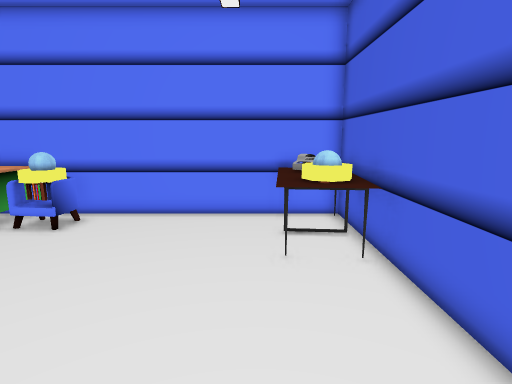
view 1 (above)

12 first-person views from a walk through a 3-D level made in the Unity game engine. The camera is 1.5 m above the floor, tilts 10° down and sees 80° across. The floor is counted in squares, 0.5 m on a side. Each view is taken from the middle of a square. On the plan, view 1 faces up. The plan holds only what a view shows up to about 20 squares ahead; the rest is blank. The place goes on beyond the plan. The player is left out. Some surface patterns are stand-ins.

view 2
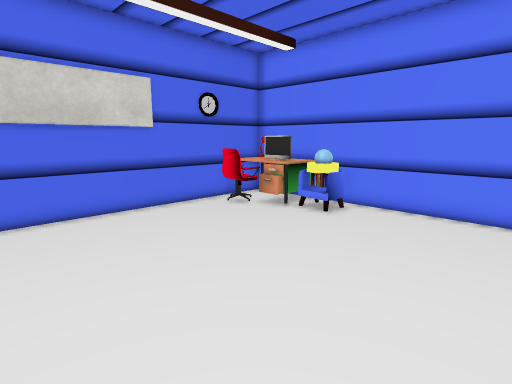

view 3
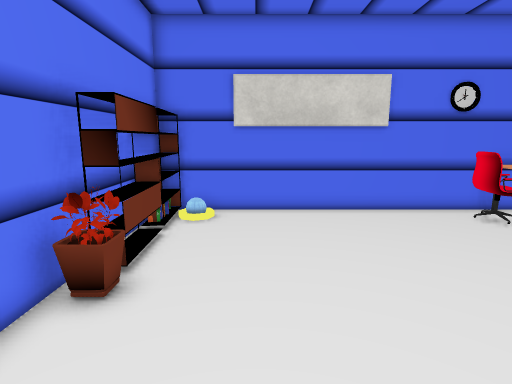

view 4
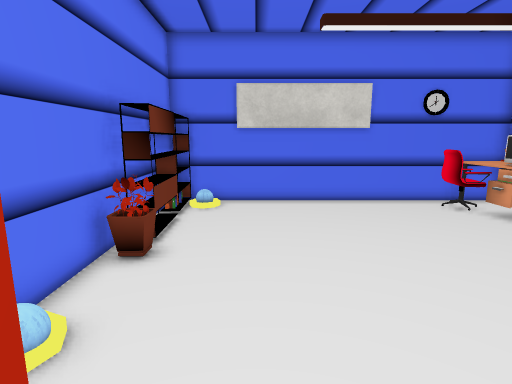

view 5
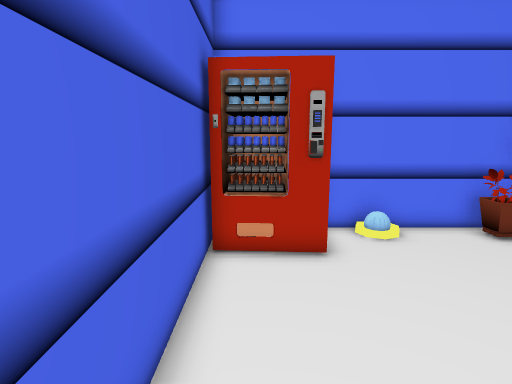

view 6
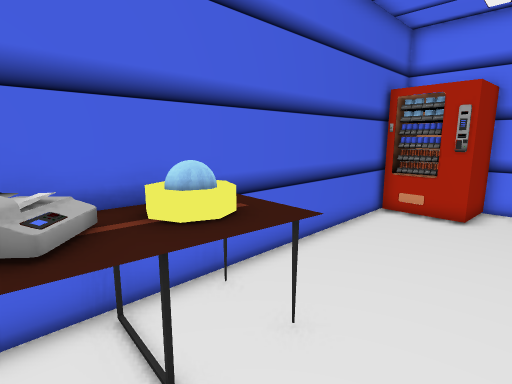

view 7
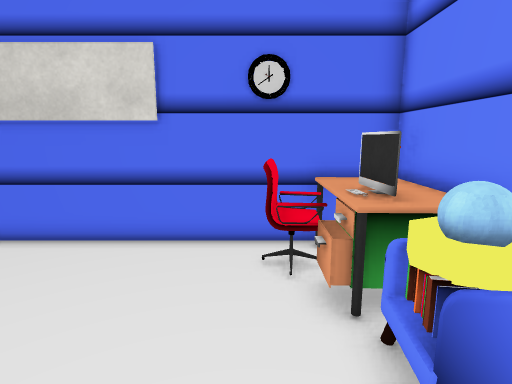

view 8
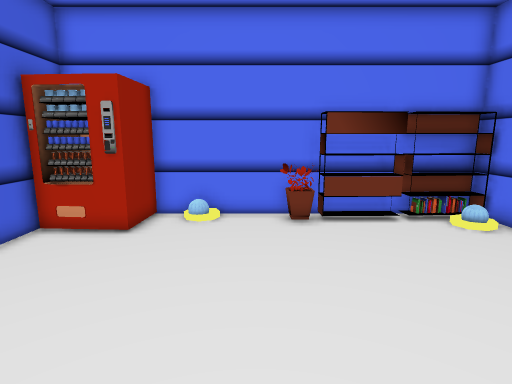

view 9
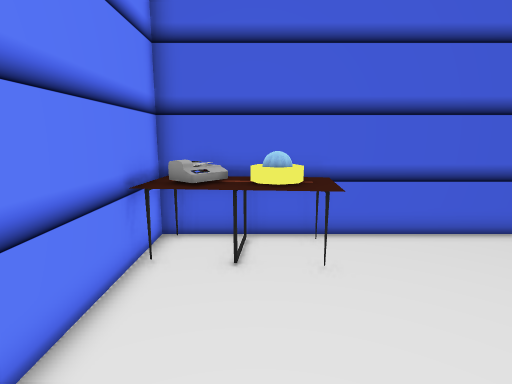

view 10
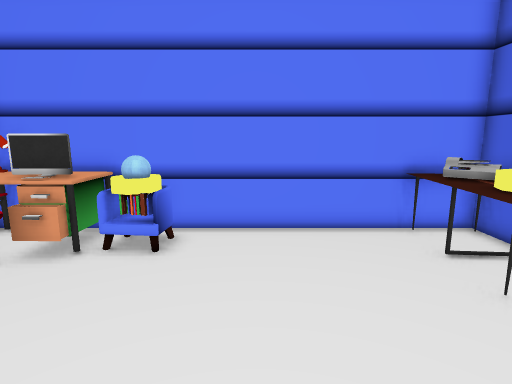

view 11
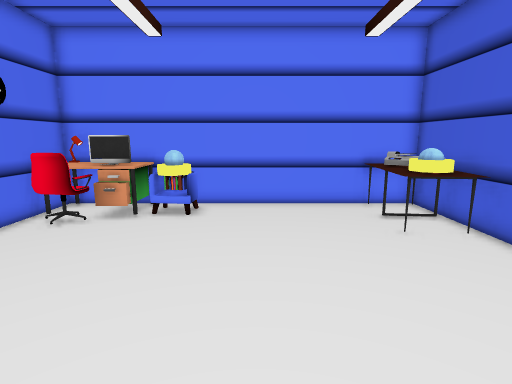

view 12
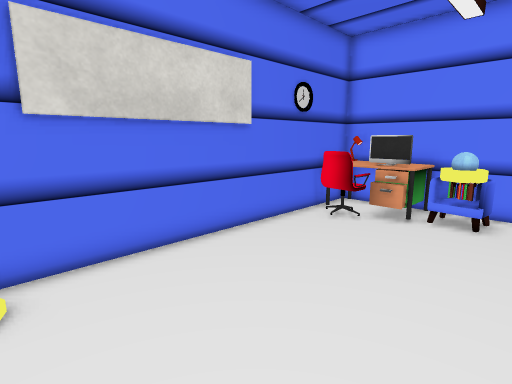

### Floor plan
Points are (right, up) in squares from view 1. A wall is a line through its corners. A room is listed if a view was taken in it or the views show most of it. See-through windows are left out.
Room 1 (views 1, 2, 3, 4, 5, 6, 7, 8, 9, 10, 11, 12)
walls: (3.3, -1.5) (3.3, 6.6); (3.3, 12) (-12.7, 12) (-12.7, -4) (0, -4)
low walls: (-7.3, 9.8) (-7.8, 10) (-8.1, 10.6); (-7.9, 10.5) (-7.7, 10)
objects: shelf (-12, -3) to (-10, -3); chair (-12, 8) to (-10, 9); desk (-12, 10) to (-11, 11); other object (-12, 11); computer (-10, 10) to (-9, 11); shelf (-9, -3) to (-7, -3); desk (-9, 9); desk (-9, 11); other object (-7, 9); other object (-7, 10); chair (-7, 11); plant (-6, -3); other object (0, -4) to (3, -2); table (1, 7) to (3, 11); other object (2, 8)

Where each view was taken, in squares from view 1:
view 1: 0 up, 0 right, facing up
view 2: 1 down, 0 right, facing up-left
view 3: 0 up, 0 right, facing left
view 4: 0 up, 2 right, facing left
view 5: 6 up, 2 right, facing down
view 6: 11 up, 2 left, facing down-right
view 7: 8 up, 4 left, facing left
view 8: 8 up, 4 left, facing down
view 9: 9 up, 6 left, facing right
view 10: 2 up, 4 left, facing up
view 11: 2 down, 4 left, facing up
view 12: 2 down, 5 left, facing up-left
